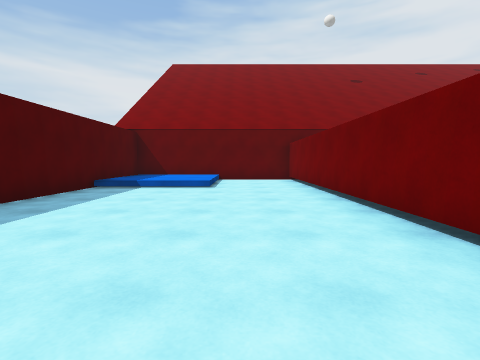
View 1 (above)

17 first-person views from a walk through a Unity game level. The camera is 1.2 m above the floor, tilts 4° down and sees 85° across. The floor is counted in squares, 2 m on a side. Each view is taken from the middle of a square. On the plan, view 1 faces up. The plan holds only what a view shows up to about 9 squares ahead; the rest is blank. The place goes on beyond the plan. The player character is not drawn. Surface patterns are stand-ins for the level's own textures.

View 2
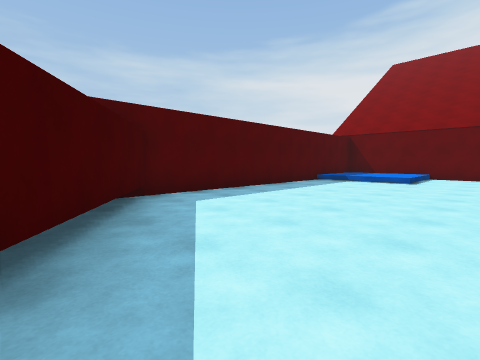

View 3
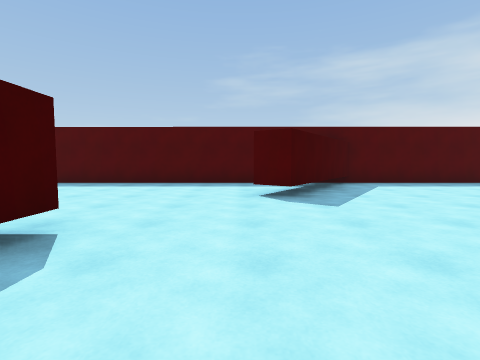

View 4
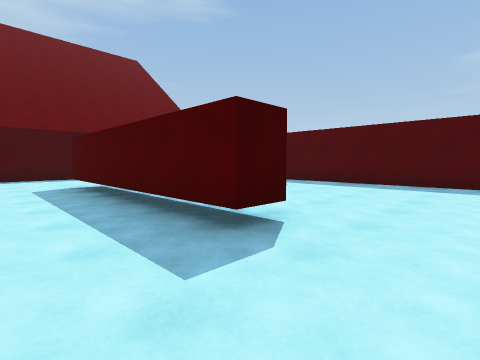

View 5
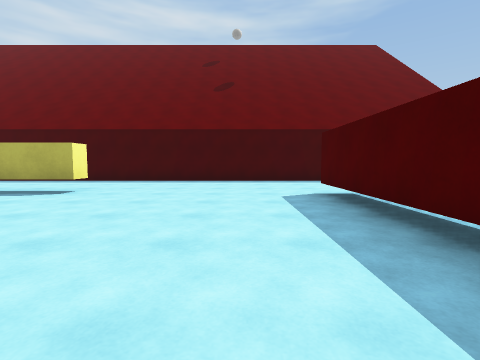

View 6
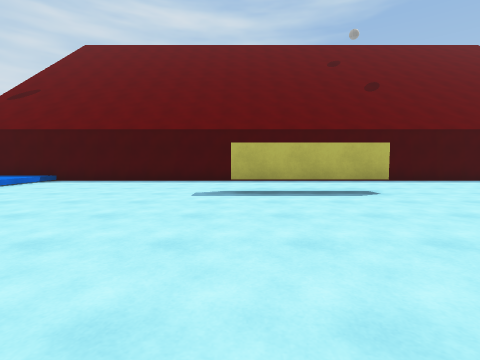

View 7
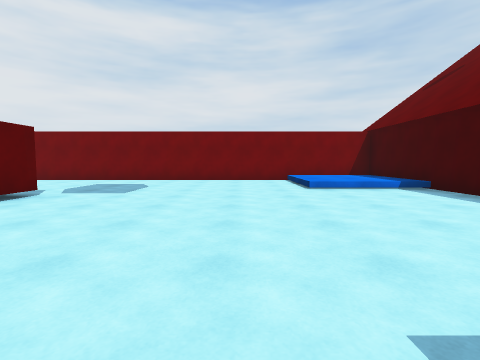

View 8
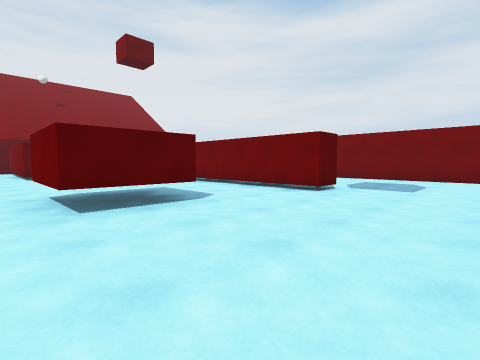

View 9
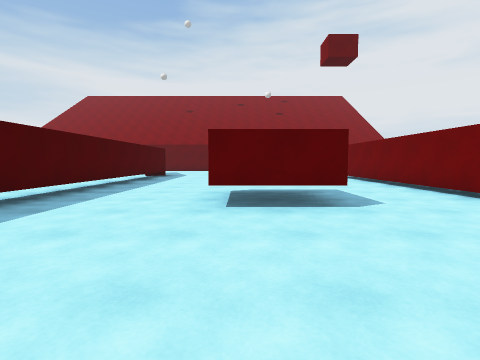

View 10
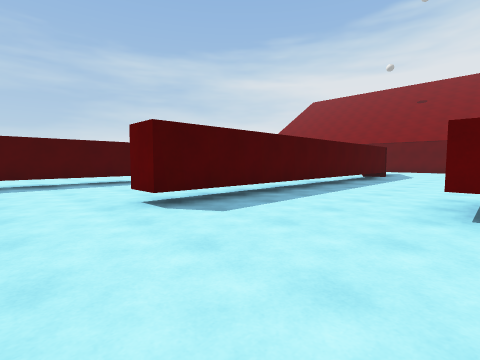

View 11
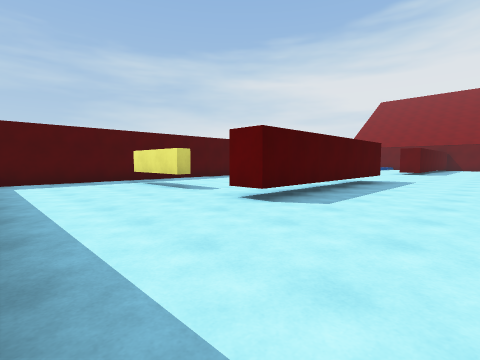

View 12
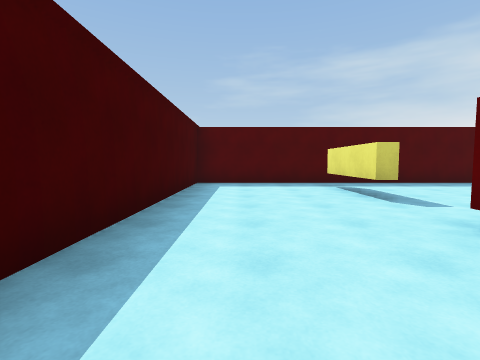

View 13
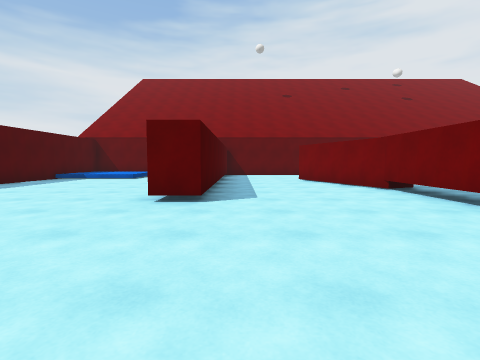

View 14
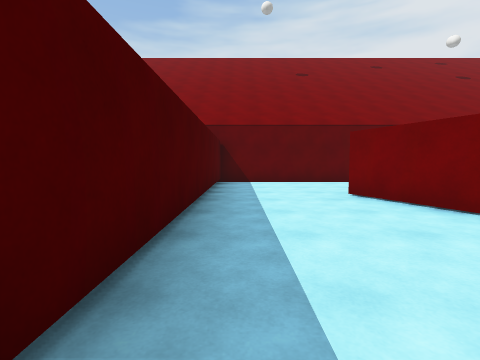

View 15
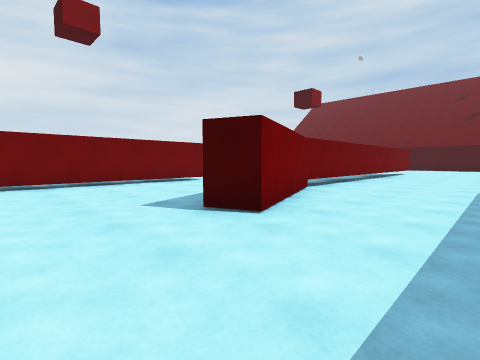

View 16
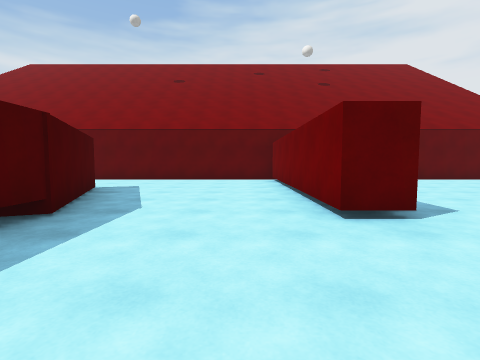

View 17
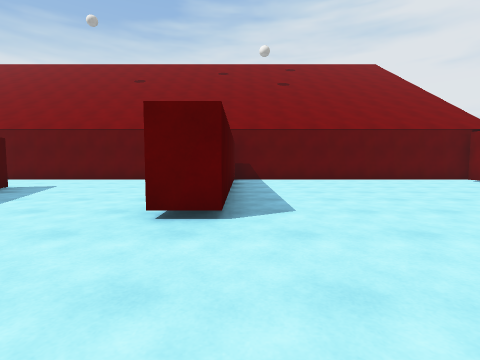

### Floor plan
Key: @ floor where view 1 was taken; # wall or solid block; . main floor; : floor 0.25 m higher than the main floor; / step, stairs or slope; T thing the floor can be seen under or through.
Columns run from 4 left of view 1 to 19 right of it. Each row starts with its distance up from view 1.
  9 ########################
  8 #:::..#.......T........#
  7 #:::..#.......T.......
  6 #///..#..##...T.......
  5 #.....#...#...T......
  4 #.....#...#...T.....
  3 #.....#...##..T....
  2 #.....#....#......
  1 #.....#....#......#
  0 #...@.....##.... .#
 -1 ####......#....  .#
 -2  ..#......#.......#.   #
 -3 #.........#...# ..#.  .#
 -4 #.........#...##..#....#
 -5 #.....T...#.......#....#
 -6 #.....T...#............#
 -7 #.....T................#
 -8 #.....T................#
 -9 #.....#................#
-10 #.##........TTT........#
-11 #.................../::#
-12 #.................../::#
-13 #.................../::#
-14 ########################

Positions as (right, up) in squares from view 1, and headings:
1: (0, 0), facing up
2: (1, -2), facing up-left
3: (4, -3), facing left
4: (4, -3), facing down-left
5: (4, -5), facing down
6: (10, -5), facing down
7: (10, -9), facing right
8: (9, -8), facing up-right
9: (10, -8), facing up
10: (10, -8), facing up-left
11: (5, -13), facing up-left
12: (4, -12), facing left
13: (3, -3), facing up
14: (3, 1), facing up
15: (3, 8), facing down-right
16: (9, 0), facing up
17: (11, 0), facing up
